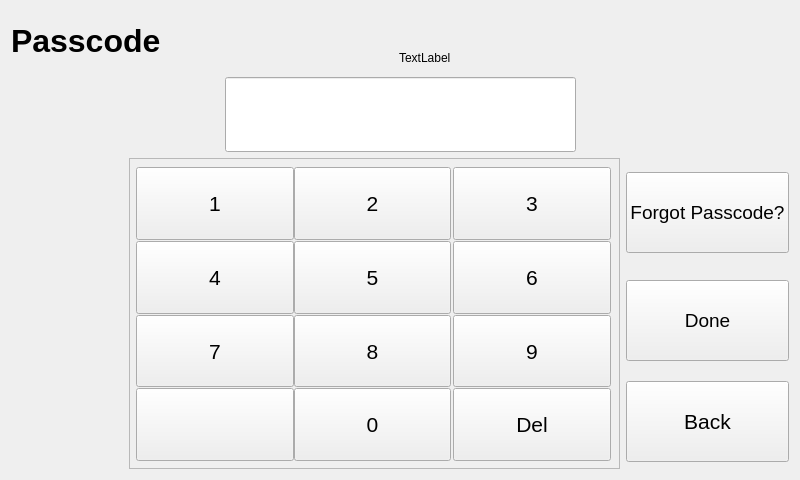
<?xml version="1.0" encoding="UTF-8"?>
<ui version="4.0">
 <class>passCode</class>
 <widget class="QWidget" name="passCode">
  <property name="geometry">
   <rect>
    <x>0</x>
    <y>0</y>
    <width>800</width>
    <height>480</height>
   </rect>
  </property>
  <property name="windowTitle">
   <string>passCode</string>
  </property>
  <layout class="QGridLayout" name="gridLayout">
   <item row="0" column="0" rowspan="2" colspan="4">
    <layout class="QHBoxLayout" name="horizontalLayout_4">
     <item>
      <widget class="QLabel" name="lbl_title">
       <property name="minimumSize">
        <size>
         <width>201</width>
         <height>51</height>
        </size>
       </property>
       <property name="font">
        <font>
         <family>Helvetica Neue</family>
         <pointsize>24</pointsize>
         <weight>75</weight>
         <bold>true</bold>
        </font>
       </property>
       <property name="text">
        <string>Passcode</string>
       </property>
      </widget>
     </item>
     <item>
      <spacer name="horizontalSpacer_6">
       <property name="orientation">
        <enum>Qt::Horizontal</enum>
       </property>
       <property name="sizeHint" stdset="0">
        <size>
         <width>548</width>
         <height>20</height>
        </size>
       </property>
      </spacer>
     </item>
    </layout>
   </item>
   <item row="1" column="1" colspan="3">
    <layout class="QHBoxLayout" name="horizontalLayout_3">
     <item>
      <spacer name="horizontalSpacer_4">
       <property name="orientation">
        <enum>Qt::Horizontal</enum>
       </property>
       <property name="sizeHint" stdset="0">
        <size>
         <width>338</width>
         <height>20</height>
        </size>
       </property>
      </spacer>
     </item>
     <item>
      <widget class="QLabel" name="lbl_info">
       <property name="text">
        <string>TextLabel</string>
       </property>
      </widget>
     </item>
     <item>
      <spacer name="horizontalSpacer_5">
       <property name="orientation">
        <enum>Qt::Horizontal</enum>
       </property>
       <property name="sizeHint" stdset="0">
        <size>
         <width>338</width>
         <height>20</height>
        </size>
       </property>
      </spacer>
     </item>
    </layout>
   </item>
   <item row="2" column="0" colspan="4">
    <layout class="QHBoxLayout" name="horizontalLayout">
     <item>
      <spacer name="horizontalSpacer_2">
       <property name="minimumSize">
        <size>
         <width>191</width>
         <height>23</height>
        </size>
       </property>
       <property name="font">
        <font>
         <family>Helvetica Neue</family>
         <pointsize>16</pointsize>
        </font>
       </property>
       <property name="orientation">
        <enum>Qt::Horizontal</enum>
       </property>
       <property name="sizeHint" stdset="0">
        <size>
         <width>188</width>
         <height>20</height>
        </size>
       </property>
      </spacer>
     </item>
     <item>
      <widget class="QLineEdit" name="lineEdit_num">
       <property name="minimumSize">
        <size>
         <width>351</width>
         <height>75</height>
        </size>
       </property>
       <property name="font">
        <font>
         <family>Helvetica Neue</family>
         <pointsize>16</pointsize>
        </font>
       </property>
      </widget>
     </item>
     <item>
      <spacer name="horizontalSpacer_3">
       <property name="minimumSize">
        <size>
         <width>211</width>
         <height>23</height>
        </size>
       </property>
       <property name="font">
        <font>
         <family>Helvetica Neue</family>
         <pointsize>16</pointsize>
        </font>
       </property>
       <property name="orientation">
        <enum>Qt::Horizontal</enum>
       </property>
       <property name="sizeHint" stdset="0">
        <size>
         <width>208</width>
         <height>20</height>
        </size>
       </property>
      </spacer>
     </item>
    </layout>
   </item>
   <item row="3" column="0" colspan="2">
    <spacer name="horizontalSpacer">
     <property name="minimumSize">
      <size>
       <width>43</width>
       <height>23</height>
      </size>
     </property>
     <property name="font">
      <font>
       <family>Helvetica Neue</family>
       <pointsize>16</pointsize>
      </font>
     </property>
     <property name="orientation">
      <enum>Qt::Horizontal</enum>
     </property>
     <property name="sizeHint" stdset="0">
      <size>
       <width>112</width>
       <height>20</height>
      </size>
     </property>
    </spacer>
   </item>
   <item row="3" column="2" rowspan="3">
    <widget class="QFrame" name="frame">
     <property name="minimumSize">
      <size>
       <width>491</width>
       <height>311</height>
      </size>
     </property>
     <property name="font">
      <font>
       <family>Helvetica Neue</family>
       <pointsize>16</pointsize>
      </font>
     </property>
     <property name="frameShape">
      <enum>QFrame::StyledPanel</enum>
     </property>
     <property name="frameShadow">
      <enum>QFrame::Raised</enum>
     </property>
     <widget class="QPushButton" name="three">
      <property name="geometry">
       <rect>
        <x>324</x>
        <y>9</y>
        <width>158</width>
        <height>73</height>
       </rect>
      </property>
      <property name="sizePolicy">
       <sizepolicy hsizetype="MinimumExpanding" vsizetype="MinimumExpanding">
        <horstretch>0</horstretch>
        <verstretch>0</verstretch>
       </sizepolicy>
      </property>
      <property name="minimumSize">
       <size>
        <width>158</width>
        <height>73</height>
       </size>
      </property>
      <property name="font">
       <font>
        <family>Helvetica Neue</family>
        <pointsize>16</pointsize>
       </font>
      </property>
      <property name="text">
       <string>3</string>
      </property>
     </widget>
     <widget class="QPushButton" name="four">
      <property name="geometry">
       <rect>
        <x>7</x>
        <y>83</y>
        <width>158</width>
        <height>73</height>
       </rect>
      </property>
      <property name="sizePolicy">
       <sizepolicy hsizetype="MinimumExpanding" vsizetype="MinimumExpanding">
        <horstretch>0</horstretch>
        <verstretch>0</verstretch>
       </sizepolicy>
      </property>
      <property name="minimumSize">
       <size>
        <width>158</width>
        <height>73</height>
       </size>
      </property>
      <property name="font">
       <font>
        <family>Helvetica Neue</family>
        <pointsize>16</pointsize>
       </font>
      </property>
      <property name="text">
       <string>4</string>
      </property>
     </widget>
     <widget class="QPushButton" name="five">
      <property name="geometry">
       <rect>
        <x>165</x>
        <y>83</y>
        <width>157</width>
        <height>73</height>
       </rect>
      </property>
      <property name="sizePolicy">
       <sizepolicy hsizetype="MinimumExpanding" vsizetype="MinimumExpanding">
        <horstretch>0</horstretch>
        <verstretch>0</verstretch>
       </sizepolicy>
      </property>
      <property name="minimumSize">
       <size>
        <width>157</width>
        <height>73</height>
       </size>
      </property>
      <property name="font">
       <font>
        <family>Helvetica Neue</family>
        <pointsize>16</pointsize>
       </font>
      </property>
      <property name="text">
       <string>5</string>
      </property>
     </widget>
     <widget class="QPushButton" name="six">
      <property name="geometry">
       <rect>
        <x>324</x>
        <y>83</y>
        <width>158</width>
        <height>73</height>
       </rect>
      </property>
      <property name="sizePolicy">
       <sizepolicy hsizetype="MinimumExpanding" vsizetype="MinimumExpanding">
        <horstretch>0</horstretch>
        <verstretch>0</verstretch>
       </sizepolicy>
      </property>
      <property name="minimumSize">
       <size>
        <width>158</width>
        <height>73</height>
       </size>
      </property>
      <property name="font">
       <font>
        <family>Helvetica Neue</family>
        <pointsize>16</pointsize>
       </font>
      </property>
      <property name="text">
       <string>6</string>
      </property>
     </widget>
     <widget class="QPushButton" name="seven">
      <property name="geometry">
       <rect>
        <x>7</x>
        <y>157</y>
        <width>158</width>
        <height>72</height>
       </rect>
      </property>
      <property name="sizePolicy">
       <sizepolicy hsizetype="MinimumExpanding" vsizetype="MinimumExpanding">
        <horstretch>0</horstretch>
        <verstretch>0</verstretch>
       </sizepolicy>
      </property>
      <property name="minimumSize">
       <size>
        <width>158</width>
        <height>72</height>
       </size>
      </property>
      <property name="font">
       <font>
        <family>Helvetica Neue</family>
        <pointsize>16</pointsize>
       </font>
      </property>
      <property name="text">
       <string>7</string>
      </property>
     </widget>
     <widget class="QPushButton" name="eight">
      <property name="geometry">
       <rect>
        <x>165</x>
        <y>157</y>
        <width>157</width>
        <height>72</height>
       </rect>
      </property>
      <property name="sizePolicy">
       <sizepolicy hsizetype="MinimumExpanding" vsizetype="MinimumExpanding">
        <horstretch>0</horstretch>
        <verstretch>0</verstretch>
       </sizepolicy>
      </property>
      <property name="minimumSize">
       <size>
        <width>157</width>
        <height>72</height>
       </size>
      </property>
      <property name="font">
       <font>
        <family>Helvetica Neue</family>
        <pointsize>16</pointsize>
       </font>
      </property>
      <property name="text">
       <string>8</string>
      </property>
     </widget>
     <widget class="QPushButton" name="nine">
      <property name="geometry">
       <rect>
        <x>324</x>
        <y>157</y>
        <width>158</width>
        <height>72</height>
       </rect>
      </property>
      <property name="sizePolicy">
       <sizepolicy hsizetype="MinimumExpanding" vsizetype="MinimumExpanding">
        <horstretch>0</horstretch>
        <verstretch>0</verstretch>
       </sizepolicy>
      </property>
      <property name="minimumSize">
       <size>
        <width>158</width>
        <height>72</height>
       </size>
      </property>
      <property name="font">
       <font>
        <family>Helvetica Neue</family>
        <pointsize>16</pointsize>
       </font>
      </property>
      <property name="text">
       <string>9</string>
      </property>
     </widget>
     <widget class="QPushButton" name="btn_black">
      <property name="geometry">
       <rect>
        <x>7</x>
        <y>230</y>
        <width>158</width>
        <height>73</height>
       </rect>
      </property>
      <property name="sizePolicy">
       <sizepolicy hsizetype="MinimumExpanding" vsizetype="MinimumExpanding">
        <horstretch>0</horstretch>
        <verstretch>0</verstretch>
       </sizepolicy>
      </property>
      <property name="minimumSize">
       <size>
        <width>158</width>
        <height>73</height>
       </size>
      </property>
      <property name="font">
       <font>
        <family>Helvetica Neue</family>
        <pointsize>16</pointsize>
       </font>
      </property>
      <property name="text">
       <string/>
      </property>
     </widget>
     <widget class="QPushButton" name="zero">
      <property name="geometry">
       <rect>
        <x>165</x>
        <y>230</y>
        <width>157</width>
        <height>73</height>
       </rect>
      </property>
      <property name="sizePolicy">
       <sizepolicy hsizetype="MinimumExpanding" vsizetype="MinimumExpanding">
        <horstretch>0</horstretch>
        <verstretch>0</verstretch>
       </sizepolicy>
      </property>
      <property name="minimumSize">
       <size>
        <width>157</width>
        <height>73</height>
       </size>
      </property>
      <property name="font">
       <font>
        <family>Helvetica Neue</family>
        <pointsize>16</pointsize>
       </font>
      </property>
      <property name="text">
       <string>0</string>
      </property>
     </widget>
     <widget class="QPushButton" name="btn_del">
      <property name="geometry">
       <rect>
        <x>324</x>
        <y>230</y>
        <width>158</width>
        <height>73</height>
       </rect>
      </property>
      <property name="sizePolicy">
       <sizepolicy hsizetype="MinimumExpanding" vsizetype="MinimumExpanding">
        <horstretch>0</horstretch>
        <verstretch>0</verstretch>
       </sizepolicy>
      </property>
      <property name="minimumSize">
       <size>
        <width>158</width>
        <height>73</height>
       </size>
      </property>
      <property name="font">
       <font>
        <family>Helvetica Neue</family>
        <pointsize>16</pointsize>
       </font>
      </property>
      <property name="text">
       <string>Del</string>
      </property>
     </widget>
     <widget class="QPushButton" name="one">
      <property name="geometry">
       <rect>
        <x>7</x>
        <y>9</y>
        <width>158</width>
        <height>73</height>
       </rect>
      </property>
      <property name="sizePolicy">
       <sizepolicy hsizetype="MinimumExpanding" vsizetype="MinimumExpanding">
        <horstretch>0</horstretch>
        <verstretch>0</verstretch>
       </sizepolicy>
      </property>
      <property name="minimumSize">
       <size>
        <width>158</width>
        <height>73</height>
       </size>
      </property>
      <property name="font">
       <font>
        <family>Helvetica Neue</family>
        <pointsize>16</pointsize>
       </font>
      </property>
      <property name="text">
       <string>1</string>
      </property>
     </widget>
     <widget class="QPushButton" name="two">
      <property name="geometry">
       <rect>
        <x>165</x>
        <y>9</y>
        <width>157</width>
        <height>73</height>
       </rect>
      </property>
      <property name="sizePolicy">
       <sizepolicy hsizetype="MinimumExpanding" vsizetype="MinimumExpanding">
        <horstretch>0</horstretch>
        <verstretch>0</verstretch>
       </sizepolicy>
      </property>
      <property name="minimumSize">
       <size>
        <width>157</width>
        <height>73</height>
       </size>
      </property>
      <property name="font">
       <font>
        <family>Helvetica Neue</family>
        <pointsize>16</pointsize>
       </font>
      </property>
      <property name="text">
       <string>2</string>
      </property>
     </widget>
    </widget>
   </item>
   <item row="3" column="3">
    <widget class="QPushButton" name="btn_forgot">
     <property name="minimumSize">
      <size>
       <width>121</width>
       <height>81</height>
      </size>
     </property>
     <property name="font">
      <font>
       <family>Helvetica Neue</family>
       <pointsize>14</pointsize>
      </font>
     </property>
     <property name="text">
      <string>Forgot Passcode?</string>
     </property>
    </widget>
   </item>
   <item row="4" column="3">
    <widget class="QPushButton" name="btn_done">
     <property name="minimumSize">
      <size>
       <width>121</width>
       <height>81</height>
      </size>
     </property>
     <property name="font">
      <font>
       <family>Helvetica Neue</family>
       <pointsize>14</pointsize>
      </font>
     </property>
     <property name="text">
      <string>Done</string>
     </property>
    </widget>
   </item>
   <item row="5" column="3">
    <widget class="QPushButton" name="btn_back">
     <property name="minimumSize">
      <size>
       <width>121</width>
       <height>81</height>
      </size>
     </property>
     <property name="font">
      <font>
       <family>Helvetica Neue</family>
       <pointsize>16</pointsize>
      </font>
     </property>
     <property name="text">
      <string>Back</string>
     </property>
    </widget>
   </item>
  </layout>
  <zorder>frame</zorder>
  <zorder></zorder>
  <zorder>btn_back</zorder>
  <zorder>horizontalSpacer</zorder>
  <zorder>horizontalSpacer_4</zorder>
  <zorder>horizontalSpacer_5</zorder>
  <zorder>horizontalSpacer_6</zorder>
  <zorder>btn_done</zorder>
  <zorder>btn_forgot</zorder>
  <zorder>horizontalSpacer_3</zorder>
 </widget>
 <layoutdefault spacing="6" margin="11"/>
 <resources/>
 <connections/>
</ui>
